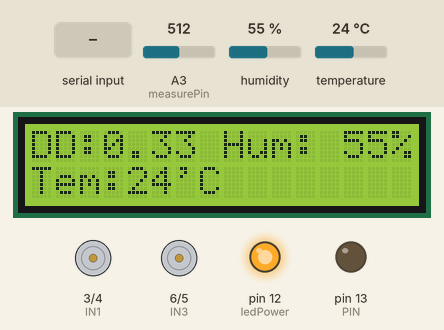
This sketch was run on a simulated Arduino Uno, built with avr-gcc and run on an emulated ATmega328P. Shown: 16×2 character LCD, motor-driver pin pairs drawn as motors (green arrow = first pin HIGH = forward, orange = second pin HIGH = backward, longer = more drive, scaled by the enable pin), output pins drawn as LEDs (lit = HIGH). Inputs (shaded band) come from the test bench; at power-on: humidity 55 %, A3 (measurePin) = 512, temperature 24 °C.

Above: at 1.2 s.
1.3 s: "A" received over Serial
At 2.5 s:
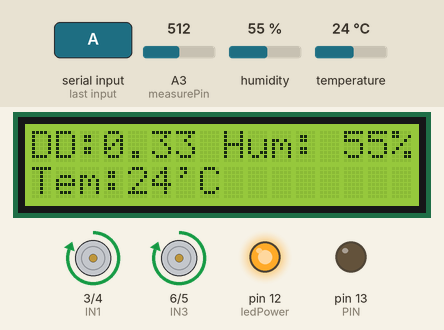
3.6 s: "B" received over Serial
At 4.9 s:
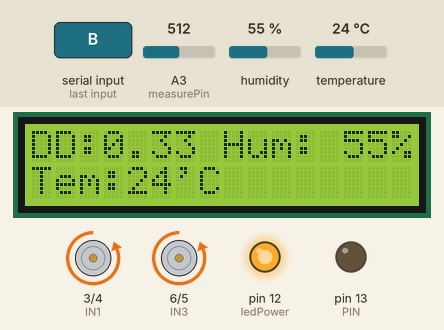
5.8 s: "D" received over Serial
At 7.2 s:
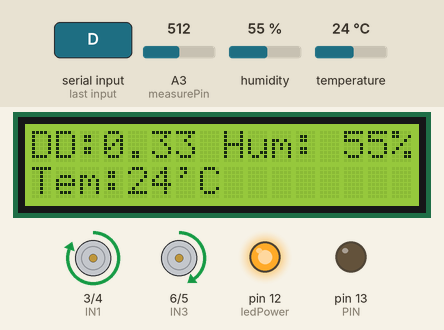
7.9 s: "E" received over Serial
At 9.6 s:
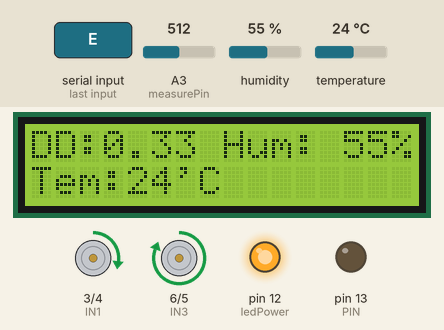
10.0 s: humidity set to 22 %
At 11.7 s:
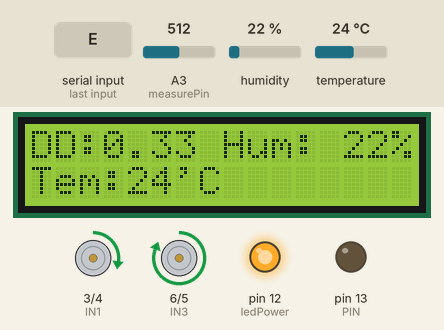
12.2 s: A3 (measurePin) set to 716
At 14.1 s:
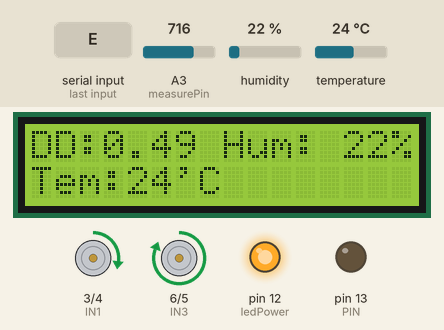
Timing chart, 0 to 15.3 s (numbered marks = the images above; inputs shaded):
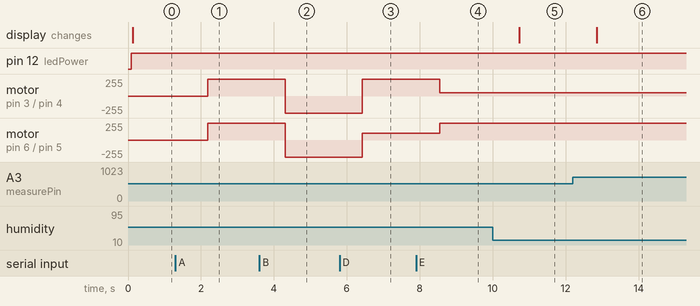

The sketch:

wenshidu.ino
```cpp
#define IN1 3  //定义IN1为3口
#define IN2 4
#define IN4 5
#define IN3 6//定义IN2为4口
#define  ENA  10
#define  ENB  9//定义ENA为10口
#define  PIN  13
#include <Wire.h>
#include <LiquidCrystal_I2C.h> //引用I2C库
LiquidCrystal_I2C lcd(0x27,16,2);
int measurePin = A3;
int ledPower = 12;
#include <dht11.h>

dht11 DHT11;
#define PIN_DHT11 8


unsigned int samplingTime = 280;
unsigned int deltaTime = 40;
unsigned int sleepTime = 9680;

float voMeasured = 0;
float calcVoltage = 0;
float dustDensity = 0;

void setup(){
  Serial.begin(9600);
  pinMode(ledPower,OUTPUT);
  lcd.init();                  // 初始化LCD
  lcd.backlight();
  pinMode(IN1,OUTPUT);//设置输出
 pinMode(IN2,OUTPUT);
 pinMode(ENA,OUTPUT);
 pinMode(IN3,OUTPUT);
 pinMode(IN4,OUTPUT);
 pinMode(ENB,OUTPUT);//设置LCD背景等亮
 pinMode(13,OUTPUT);
}

void loop(){
   DHT11.read(PIN_DHT11);
  digitalWrite(ledPower,LOW);
  delayMicroseconds(samplingTime);

  voMeasured = analogRead(measurePin);

  delayMicroseconds(deltaTime);
  digitalWrite(ledPower,HIGH);
  delayMicroseconds(sleepTime);

  calcVoltage = voMeasured*(5.0/1024);
  dustDensity = 0.17*calcVoltage-0.1;

  if ( dustDensity < 0)
  {
    dustDensity = 0.00;
  }

  lcd.setCursor(0,0);                //设置显示指针
  lcd.print("DD:");     //输出字符到LCD1602上
  lcd.setCursor(3,0);
  lcd.print(dustDensity);
  lcd.setCursor(8,0);
  lcd.print("Hum:");
  lcd.setCursor(12,0);
  char hum[4];
  sprintf(hum,"%3d%%",DHT11.humidity);
  lcd.print(hum);
  lcd.setCursor(0,1);
  lcd.print("Tem:");
  lcd.setCursor(4,1);
  char tem[4];
  sprintf(tem,"%d'C",DHT11.temperature);
  lcd.print(tem);
  delay(1000);

  while(Serial.available())
   {
     char c=Serial.read();
     switch (c)
     {
     case 'H':
      {
        Serial.print(dustDensity);
        break;
      }
     case 'I':
     {
        Serial.print(hum);
        break;
     }
       case 'J':
     {
        if(DHT11.temperature>=50)
      {  Serial.print("warn");
        analogWrite(PIN,255);}
        else
        Serial.print(tem);
        break;
     }
     delay(500);

   }
    if(c=='A')//向前
        {
         digitalWrite(IN1,HIGH);
         digitalWrite(IN2,LOW);
         digitalWrite(IN3,HIGH);
         digitalWrite(IN4,LOW);
         analogWrite(ENA,255);
         analogWrite(ENB,255);
         }
      if(c=='B')//向后
        {
         digitalWrite(IN1,LOW);
         digitalWrite(IN2,HIGH);
         digitalWrite(IN3,LOW);
         digitalWrite(IN4,HIGH);
         analogWrite(ENA,255);
         analogWrite(ENB,255);
         }
      if(c=='C')//stop
        {
         digitalWrite(IN1,LOW);
         digitalWrite(IN2,LOW);
         digitalWrite(IN3,LOW);
         digitalWrite(IN4,LOW);
         analogWrite(ENA,0);
         analogWrite(ENB,0);
         }
      if(c=='D')
        {
         digitalWrite(IN1,HIGH);
         digitalWrite(IN2,LOW);
         digitalWrite(IN3,HIGH);
         digitalWrite(IN4,LOW);
         analogWrite(ENA,255);
         analogWrite(ENB,100);
         }
      if(c=='E')
        {
         digitalWrite(IN1,HIGH);
         digitalWrite(IN2,LOW);
         digitalWrite(IN3,HIGH);
         digitalWrite(IN4,LOW);
         analogWrite(ENA,50);
         analogWrite(ENB,255);
         }
      if(c=='F')
        {
         digitalWrite(IN1,LOW);
         digitalWrite(IN2,HIGH);
         digitalWrite(IN3,LOW);
         digitalWrite(IN4,LOW);
         analogWrite(ENA,255);
         analogWrite(ENB,255);
         }
      if(c=='G')
        {
         digitalWrite(IN1,LOW);
         digitalWrite(IN2,LOW);
         digitalWrite(IN3,LOW);
         digitalWrite(IN4,HIGH);
         analogWrite(ENA,255);
         analogWrite(ENB,255);
         }
         }
}
```

Measured:
- after the input at 1.3 s, motor on pin 3 (IN1) / pin 4 (IN2), motor on pin 6 (IN3) / pin 5 (IN4): stopped → forward 255/255 after 0.88 s
- after the input at 3.6 s, motor on pin 3 (IN1) / pin 4 (IN2), motor on pin 6 (IN3) / pin 5 (IN4): forward 255/255 → backward 255/255 after 0.71 s
- after the input at 5.8 s, motor on pin 3 (IN1) / pin 4 (IN2): backward 255/255 → forward 255/255 after 0.63 s; motor on pin 6 (IN3) / pin 5 (IN4): backward 255/255 → forward 100/255 after 0.63 s
- after the input at 7.9 s, motor on pin 3 (IN1) / pin 4 (IN2): forward 255/255 → forward 50/255 after 0.65 s; motor on pin 6 (IN3) / pin 5 (IN4): forward 100/255 → forward 255/255 after 0.65 s
- after the input at 10.0 s, the display: changes after 0.73 s (image 5)
- after the input at 12.2 s, the display: changes after 0.65 s (image 6)
